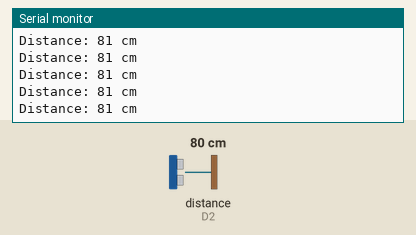
Bench run of a sketch on a simulated ESP8266 (NodeMCU). Parts: the last lines printed to the serial monitor. Inputs (shaded band) come from the test bench; at power-on: distance to the obstacle (sensor on D2) 80 cm. The echo pulse lasts 58.3 µs per cm.

Above: at 1.2 s.
1.3 s: distance to the obstacle (sensor on D2) set to 197 cm
At 1.34 s:
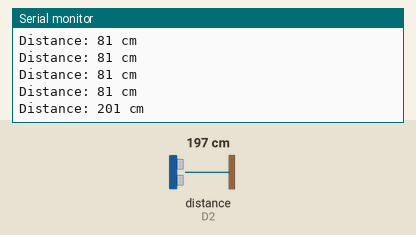
2.8 s: distance to the obstacle (sensor on D2) set to 203 cm
At 2.83 s:
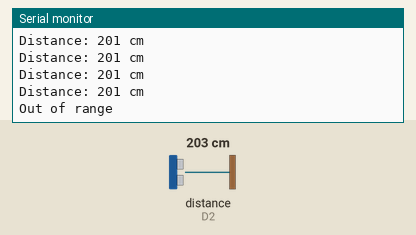

The sketch:

HCSR04.ino
```cpp
#include <NewPing.h>

#define TRIG_PIN D1
#define ECHO_PIN D2

#define MAX_DISTANCE 200 // Maximum distance we want to ping for (in centimeters). Maximum sensor distance is rated at 400-500cm.

NewPing sonar(TRIG_PIN, ECHO_PIN, MAX_DISTANCE); // NewPing setup of pins and maximum distance

void setup() {
  Serial.begin(115200); // Start serial communication at 115200 baud rate
}

void loop() {
  delay(50); // Wait 50ms between pings (about 20 pings/sec). 29ms should be the shortest delay between pings.

  unsigned int distance = sonar.ping_cm(); // Send ping, get distance in centimeters.

  if (distance == 0) {
    Serial.println("Out of range");
  } else {
    Serial.print("Distance: ");
    Serial.print(distance);
    Serial.println(" cm");
  }

  // You can add conditions here based on the distance measured, for example:
  if (distance < 50) {
    // Do something if the object is closer than 50cm
    // For instance, turn on an LED or take any specific action
  }
}
```

Measured:
- the behaviour switches between 200 and 201 cm on distance to the obstacle (sensor on D2) (found by bisection; images 1 and 2)
- after the input at 1.3 s, the serial monitor: prints a new line at once (image 1)
- after the input at 2.8 s, the serial monitor: prints a new line at once (image 2)
